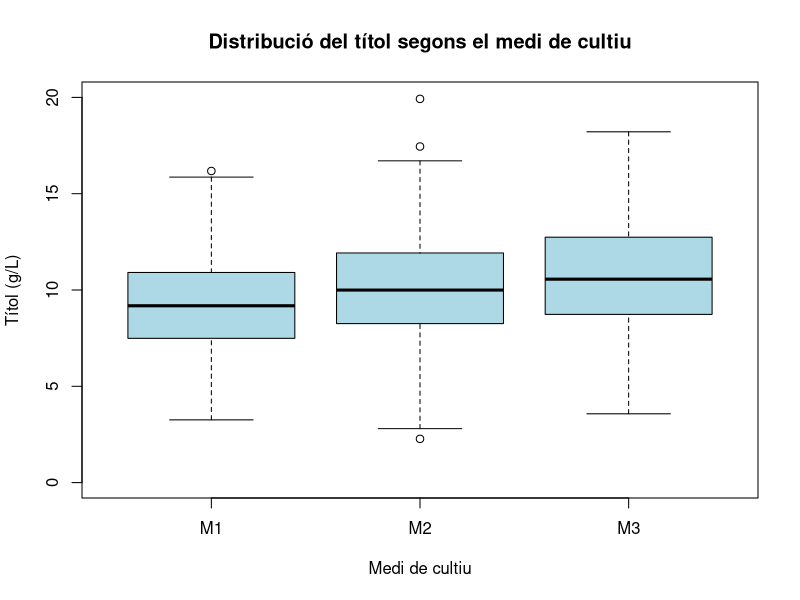
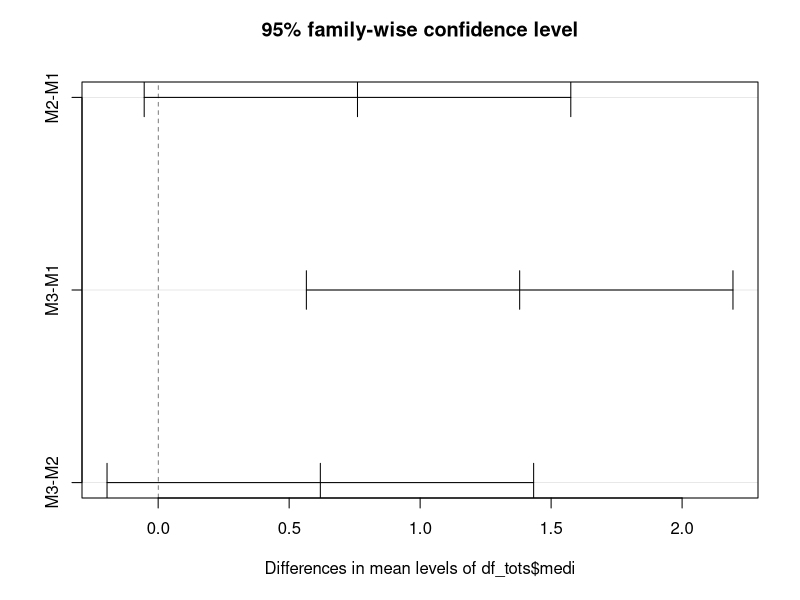

Here is the R script that generated these plots, in order:
## ---- chunk 1
df_tots <- read.csv("datasets/bioreact/bioreact_tots.csv")
df_tots$medi<-factor(df_tots$medi)
## ---- chunk 2
# Comparacions per parelles sense correcció (no recomanat)
pairwise.t.test(df_tots$titol, df_tots$medi, p.adjust.method = "none")
## ---- chunk 3
boxplot(df_tots$titol ~ df_tots$medi,
        col = "lightblue",
        main = "Distribució del títol segons el medi de cultiu",
        xlab = "Medi de cultiu",
        ylab = "Títol (g/L)",
        ylim = c(0,20)
)
## ---- chunk 4
# Comparacions per parelles amb correcció de Bonferroni
pairwise.t.test(df_tots$titol, df_tots$medi, p.adjust.method = "bonf")
## ---- chunk 5
# Comparacions per parelles amb correcció de Holm
pairwise.t.test(df_tots$titol, df_tots$medi, p.adjust.method = "holm")
## ---- chunk 6
anova_bioreact <- aov(df_tots$titol ~ df_tots$medi)
## ---- chunk 7
TukeyHSD(anova_bioreact)
## ---- chunk 8
HSD_bioreact <- TukeyHSD(anova_bioreact)
plot(HSD_bioreact)
